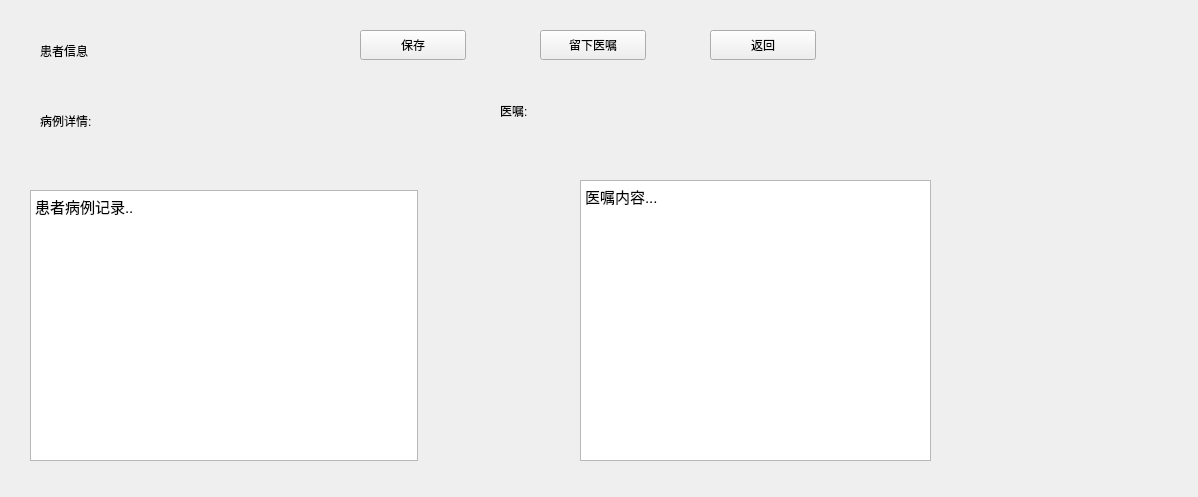
<?xml version="1.0" encoding="UTF-8"?>
<ui version="4.0">
 <class>PatientDetailPage</class>
 <widget class="QWidget" name="PatientDetailPage">
  <property name="geometry">
   <rect>
    <x>0</x>
    <y>0</y>
    <width>1198</width>
    <height>497</height>
   </rect>
  </property>
  <property name="windowTitle">
   <string>Form</string>
  </property>
  <widget class="QLabel" name="infoLabel">
   <property name="geometry">
    <rect>
     <x>40</x>
     <y>40</y>
     <width>80</width>
     <height>21</height>
    </rect>
   </property>
   <property name="text">
    <string>患者信息</string>
   </property>
  </widget>
  <widget class="QLabel" name="caseRecordLabel">
   <property name="geometry">
    <rect>
     <x>40</x>
     <y>110</y>
     <width>80</width>
     <height>21</height>
    </rect>
   </property>
   <property name="text">
    <string>病例详情:</string>
   </property>
  </widget>
  <widget class="QTextEdit" name="caseRecord">
   <property name="geometry">
    <rect>
     <x>30</x>
     <y>190</y>
     <width>388</width>
     <height>271</height>
    </rect>
   </property>
   <property name="html">
    <string>&lt;!DOCTYPE HTML PUBLIC &quot;-//W3C//DTD HTML 4.0//EN&quot; &quot;http://www.w3.org/TR/REC-html40/strict.dtd&quot;&gt;
&lt;html&gt;&lt;head&gt;&lt;meta name=&quot;qrichtext&quot; content=&quot;1&quot; /&gt;&lt;style type=&quot;text/css&quot;&gt;
p, li { white-space: pre-wrap; }
&lt;/style&gt;&lt;/head&gt;&lt;body style=&quot; font-family:'Ubuntu'; font-size:11pt; font-weight:400; font-style:normal;&quot;&gt;
&lt;p style=&quot; margin-top:0px; margin-bottom:0px; margin-left:0px; margin-right:0px; -qt-block-indent:0; text-indent:0px;&quot;&gt;患者病例记录..&lt;/p&gt;&lt;/body&gt;&lt;/html&gt;</string>
   </property>
  </widget>
  <widget class="QLabel" name="adviceLabel">
   <property name="geometry">
    <rect>
     <x>500</x>
     <y>100</y>
     <width>80</width>
     <height>21</height>
    </rect>
   </property>
   <property name="text">
    <string>医嘱:</string>
   </property>
  </widget>
  <widget class="QTextEdit" name="adviceEdit">
   <property name="geometry">
    <rect>
     <x>580</x>
     <y>180</y>
     <width>351</width>
     <height>281</height>
    </rect>
   </property>
   <property name="html">
    <string>&lt;!DOCTYPE HTML PUBLIC &quot;-//W3C//DTD HTML 4.0//EN&quot; &quot;http://www.w3.org/TR/REC-html40/strict.dtd&quot;&gt;
&lt;html&gt;&lt;head&gt;&lt;meta name=&quot;qrichtext&quot; content=&quot;1&quot; /&gt;&lt;style type=&quot;text/css&quot;&gt;
p, li { white-space: pre-wrap; }
&lt;/style&gt;&lt;/head&gt;&lt;body style=&quot; font-family:'Ubuntu'; font-size:11pt; font-weight:400; font-style:normal;&quot;&gt;
&lt;p style=&quot; margin-top:0px; margin-bottom:0px; margin-left:0px; margin-right:0px; -qt-block-indent:0; text-indent:0px;&quot;&gt;医嘱内容...&lt;/p&gt;&lt;/body&gt;&lt;/html&gt;</string>
   </property>
  </widget>
  <widget class="QPushButton" name="saveBtn">
   <property name="geometry">
    <rect>
     <x>360</x>
     <y>30</y>
     <width>106</width>
     <height>30</height>
    </rect>
   </property>
   <property name="text">
    <string>保存</string>
   </property>
  </widget>
  <widget class="QPushButton" name="prescriptionBtn">
   <property name="geometry">
    <rect>
     <x>540</x>
     <y>30</y>
     <width>106</width>
     <height>30</height>
    </rect>
   </property>
   <property name="text">
    <string>留下医嘱</string>
   </property>
  </widget>
  <widget class="QPushButton" name="backBtn">
   <property name="geometry">
    <rect>
     <x>710</x>
     <y>30</y>
     <width>106</width>
     <height>30</height>
    </rect>
   </property>
   <property name="text">
    <string>返回</string>
   </property>
  </widget>
 </widget>
 <resources/>
 <connections/>
</ui>
